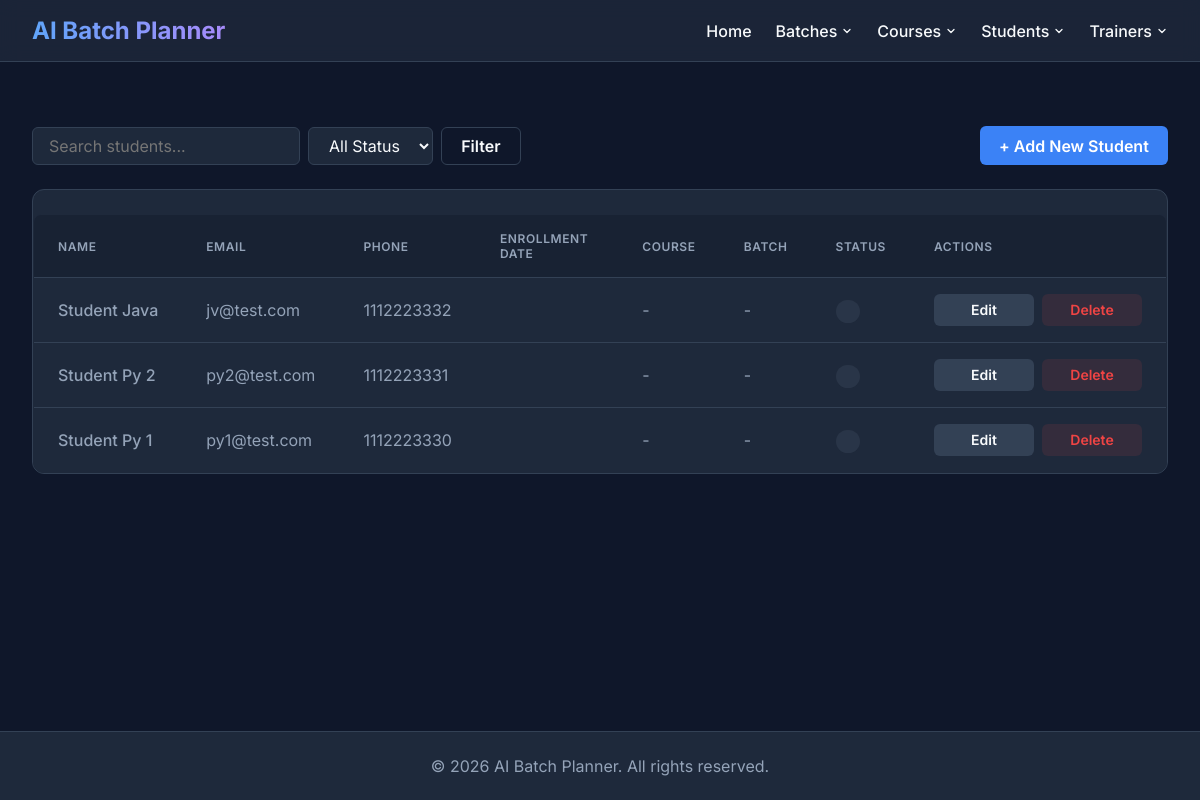
The page /students/ on the database its author committed.
### tables this page shows
CREATE TABLE student (
    student_id INTEGER PRIMARY KEY AUTOINCREMENT,
    full_name TEXT NOT NULL,
    email TEXT NOT NULL UNIQUE,
    phone TEXT NOT NULL UNIQUE,
    qualification TEXT NOT NULL,
    created_at TIMESTAMP DEFAULT CURRENT_TIMESTAMP,
    updated_at TIMESTAMP DEFAULT CURRENT_TIMESTAMP,
    created_by TEXT,
    updated_by TEXT
);

### routes/student_routes.py (the view)
@student_bp.route('/')
def list_students():
    keyword = request.args.get('keyword', '').strip()
    if keyword:
        students = student_service.search_students(keyword)
    else:
        students = student_service.get_all_students()
    return render_template('students.html', students=students)

### database/db.py (called while the page is built)
def get_connection():
    connection = sqlite3.connect(DATABASE_NAME)
    connection.row_factory = sqlite3.Row
    connection.execute("PRAGMA foreign_keys = ON")
    return connection

### models/student.py (called while the page is built)
    def get_all_students(self):
        conn = get_connection()
        try:
            conn.row_factory = sqlite3.Row
            cursor = conn.cursor()
            cursor.execute('''
                SELECT s.student_id, s.full_name, s.email, s.phone, s.qualification,
                       s.created_at, s.updated_at, s.created_by, s.updated_by
                FROM student s
                ORDER BY s.student_id DESC
            ''')
            return [dict(row) for row in cursor.fetchall()]
        finally:
            conn.close()

### services/student_service.py (called while the page is built)
    def get_all_students(self):
        return self.model.get_all_students()

### templates/students.html (shortened to what this page needs)
{% extends 'base.html' %}
{% block content %}
<div class="toolbar">
    <form class="search-form" action="{{ url_for('student_bp.list_students') }}" method="GET">
        <input type="text" name="keyword" class="input-control" placeholder="Search students..."
            value="{{ request.args.get('keyword', '') }}">
        <select name="status" class="input-control">
            <option value="">All Status</option>
        </select>
        <button type="submit" class="btn btn-outline">Filter</button>
    </form>
    <a href="{{ url_for('student_bp.create_student') }}" class="btn btn-primary">+ Add New Student</a>
</div>
<div class="table-container">
    <table class="data-table" id="studentsTable">
        <thead>
            <tr>
                <th>Name</th>
                <th>Email</th>
                <th>Phone</th>
                <th>Enrollment Date</th>
                <th>Course</th>
                <th>Batch</th>
                <th>Status</th>
                <th>Actions</th>
            </tr>
        </thead>
        <tbody>
            {% for student in students %}
            <tr class="student-row" data-status="{{ student.status }}">
                <td style="font-weight: 500; white-space: nowrap;">{{ student.full_name }}</td>
                <td>{{ student.email }}</td>
                <td>{{ student.phone }}</td>
                <td>{{ student.enrollment_date }}</td>
                <td>{{ student.course_name if student.course_name else '-' }}</td>
                <td>{{ student.batch_name if student.batch_name else '-' }}</td>
                <td>
                    <span
                        class="status-badge {% if student.status == 'Active' %}status-active{% else %}status-inactive{% endif %}">
                    </span>
                </td>
                <td>
                    <div class="actions-group">
                        <a href="{{ url_for('student_bp.edit_student', student_id=student.student_id) }}"
                            class="btn btn-secondary">Edit</a>
                        <form action="{{ url_for('student_bp.delete_student', student_id=student.student_id) }}"
                            method="POST" class="delete-form"
                            onsubmit="return confirm('Are you sure you want to delete this student?');">
                            <button type="submit" class="btn btn-danger">Delete</button>
                        </form>
                    </div>
                </td>
            </tr>
            {% else %}
            <tr>
                <td colspan="8" style="text-align: center; color: var(--text-muted); padding: 3rem;">
                    No students found. Try adjusting your search filters.
                </td>
            </tr>
            {% endfor %}
        </tbody>
    </table>
</div>
{% endblock %}

### templates/base.html (style rules this page uses)
:root { --bg-color: #0f172a; --surface-color: #1e293b; --surface-hover: #334155; --primary: #3b82f6; --primary-hover: #2563eb; --text-main: #f8fafc; --text-muted: #94a3b8; --danger: #ef4444; --success: #10b981; --border: #334155; }
body { margin: 0; font-family: 'Inter', sans-serif; background-color: var(--bg-color); color: var(--text-main); display: flex; flex-direction: column; min-height: 100vh; }
form { display: flex; flex-direction: column; gap: 12px; max-width: 500px; }
input, select, textarea { padding: 10px 14px; background-color: var(--surface-color); border: 1px solid var(--border); border-radius: 8px; color: var(--text-main); font-size: 1rem; transition: border-color 0.2s; }
button { padding: 10px 15px; background-color: var(--primary); color: white; border: none; border-radius: 8px; cursor: pointer; font-size: 1rem; font-weight: 600; transition: background-color 0.2s; margin-top: 10px; }
.btn { display: inline-flex !important; align-items: center !important; justify-content: center !important; box-sizing: border-box !important; vertical-align: middle !important; margin: 0 !important; }
.search-form { display: flex !important; align-items: center !important; gap: 0.5rem !important; }
.search-form .input-control, .search-form select, .search-form input, .search-form button, .search-form .btn { margin: 0 !important; box-sizing: border-box !important; vertical-align: middle !important; }
table { width: 100%; border-collapse: collapse; margin-top: 1.5rem; background-color: var(--surface-color); border-radius: 8px; overflow: hidden; border: 1px solid var(--border); }
th, td { text-align: left; padding: 14px; border-bottom: 1px solid var(--border); }
th { background-color: rgba(30, 41, 59, 0.5); color: var(--text-main); font-weight: 600; }
td { color: var(--text-muted); }
tr:last-child td { border-bottom: none; }
a { color: var(--primary); text-decoration: none; font-weight: 500; transition: color 0.2s; }

### rows shown on the page
student: full_name "Student Java", email "jv@test.com", phone "1112223332", course_name "-", batch_name "-"
student: full_name "Student Py 2", email "py2@test.com", phone "1112223331", course_name "-", batch_name "-"
student: full_name "Student Py 1", email "py1@test.com", phone "1112223330", course_name "-", batch_name "-"
